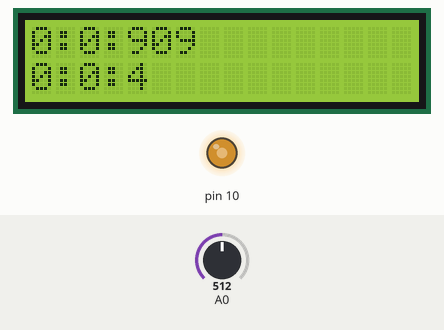
This sketch was run on a simulated Arduino Uno, built with avr-gcc and run on an emulated ATmega328P. Parts: 16×2 character LCD, output pins drawn as LEDs (lit = HIGH). The inputs (shaded band) are chosen by the test bench; at power-on: A0 = 512.

Above: at 1.2 s.
1.3 s: A0 set to 306
At 3.84 s:
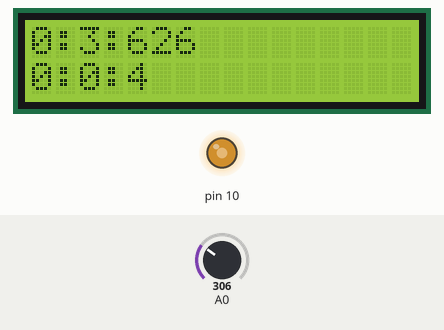
4.3 s: A0 set to 122
At 7.16 s:
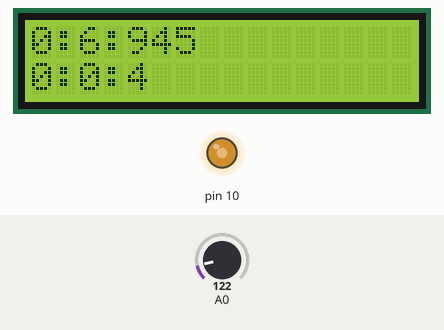
7.3 s: A0 set to 260
At 9.57 s:
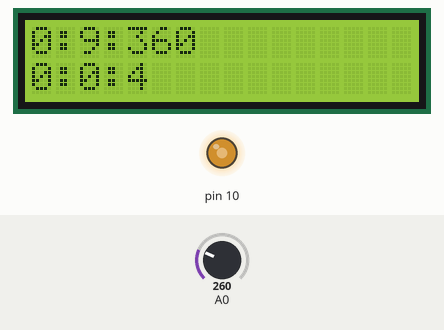
Timing chart, 0 to 11.1 s (numbered marks = the images above; inputs shaded):
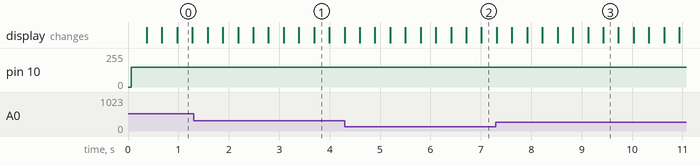

The sketch:

sketch_feb17b.ino
```cpp
// Project 26 – Digital Stopwatch
#include <LiquidCrystal.h>

LiquidCrystal lcd(8, 9, 4, 5, 6, 7);        // select the pins used on the LCD panel
long ms;
int Sec = 0;
int Min = 0;
long msr=0;
int lcd_key     = 0;
int adc_key_in  = 0;
int bright = 255;
bool Held=0;

#define btnUP     1
#define btnDOWN   2
#define btnNONE   5

void setup()
{
  lcd.begin(16, 2);                       // start the library
  //msr=millis();
  lcd.clear();
  pinMode(10,OUTPUT);
  msr=millis();
}

int readButtons()
{
  adc_key_in = analogRead(0);       // read the value from the sensor
  if (adc_key_in < 250 && adc_key_in > 144 )  return btnUP;
  else if (adc_key_in < 450 && adc_key_in > 251)  return btnDOWN;
  else return btnNONE;
}

void loop(){
   analogWrite(10,150);
  lcd.home();
  lcd.print(String(Min)+":"+String(Sec)+":"+String(millis()-msr)+"  ");
  //lcd.print(msr);
  if(millis()-msr>1000){
    msr+=1000;
    Sec++;
  }
  if(Sec>=60){
    Sec=0;
    Min++;
  }

  {
  if(analogRead(0)<900&!analogRead(0)<700&!Held){
    Held=1;
    lcd.setCursor(0,1);
    lcd.print(String(Min)+":"+String(Sec)+":"+String(millis()-msr)+" ");
  }

  {
  if(!(analogRead(0)<900&!analogRead(0)<700&Held)){
    Held=0;
  }
}

            // print the results to the lcd
            //lcd.print(":");
            // lcd.print(Minutes);
            //lcd.print(":");
            //lcd.print(S);
            //lcd.print(":");
            //lcd.print(millis()-msr);


  lcd_key = readButtons();

  switch (lcd_key)
  {

    case btnDOWN:{        //Down button is pressed to dim screen
      if (bright > 0)     //Sets minimum brightness
      {
        bright--;
      }
      break;
    }
    case btnUP:{        //Up button is pressed to brighten screen
      if (bright < 255) //Sets maximum brightness
      {
        bright++;
      }
      break;
    }
    case btnNONE:{
      break;
    }
  }
  }
}
```
